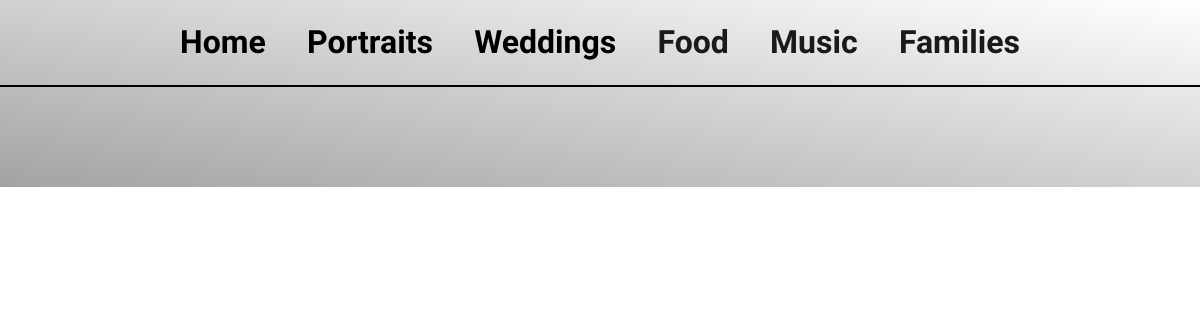
Before: /portraits/ with the older database file.
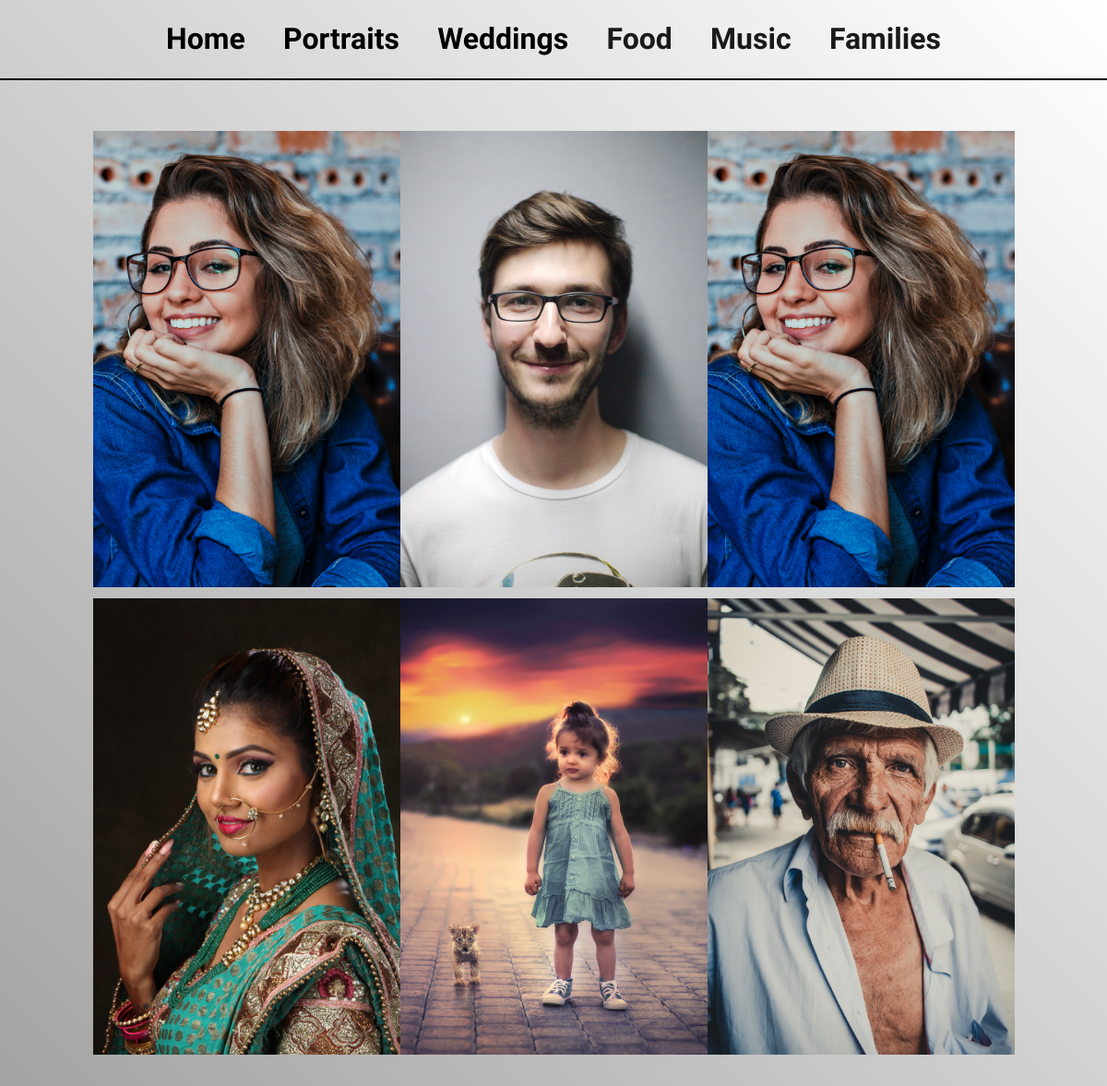
After: the same page with the newer database file.
### roberto_site/models.py (models this page shows, shortened)
class Portraits(models.Model):
    title = models.CharField(max_length=400)
    image = models.ImageField(upload_to='images/portraits')
    description = models.TextField()
    class Meta():
        verbose_name = 'Portrait Image'
        verbose_name_plural = 'Portrait Gallery'

### roberto_site/views.py (the view)
# urls.py: url(r'^portraits/$', get_portraits, name='portraits'),
def get_portraits(request):
    portraits = Portraits.objects.all()
    args = {
        'portraits': portraits
    }
    return render(request, 'portraits/gallery.html', args)

### templates/portraits/gallery.html
{% extends 'base/base.html' %}
{% block content %}
    <section id="portrait-gallery">
        {% for portrait in portraits %}
            <a href="" class="link"><img class="gallery-img" src="{{ portrait.image.url }}"></a>
        {% endfor %}
    </section>
{% endblock %}

### templates/base/base.html
{% extends 'index.html' %}
{% block base %}
    {% include 'base/header.html' %}
    <section id="content">
        {% block content %}
        {% endblock %}
    </section>
{% endblock %}

### templates/index.html (shortened to what this page needs)
{% load staticfiles %}
<!DOCTYPE html>
<html lang="en" class="gradient-back">
<head>
    <link rel="stylesheet" href="/static/css/style.css">
</head>
<body>
{% block base %}
{% endblock %}
</body>
</html>

### templates/base/header.html
    <header>
        <div id='nav-body'>
            <ul class="container">
                <li><a href="/" class="link">Home</a> </li>
                <li><a href="/portraits" class="link">Portraits</a></li>
                <li><a href="" class="link">Weddings</a></li>
                <li><a href="">Food</a></li>
                <li><a href="">Music</a></li>
                <li><a href="">Families</a></li>
            </ul>
        </div>
    </header>

### static/css/style.css (style rules this page uses)
* { margin: 0; padding: 0; box-sizing: border-box; font-size: 20px; font-weight: bold; color: #1a1a1a; list-style: none; text-decoration: none; }
h1, p, a, button { font-family: 'Raleway', sans-serif; }
body { line-height: 1.4; }
.gradient-back { background-image: linear-gradient(to top right, rgba(24, 24, 24, 0.4), rgba(255, 255, 255, 0.4)); position: relative; float: left; background-position: 50% 10%; background-repeat: no-repeat; background-size: cover; }
.link { position: relative; color: #000000; text-decoration: none; }
.link:after { content: ''; position: absolute; width: 0; height: 1px; display: block; margin-top: 5px; left: 0; bottom: 0; background: #000000; transition: width .2s ease; -webkit-transition: width .2s ease; }
.container { width: 70%; margin: 0 auto; }
header { width: 100vw; padding: 20px 0; display: flex; flex-direction: column; justify-content: center; align-items: center; border-bottom: 2px solid #000000; }
#nav-body, #nav-body ul, #nav-contact { display: flex; flex-direction: row; justify-content: space-between; align-items: center; list-style: none; }
#nav-body ul li a { font-size: 1.6em; }
#nav-body { width: 100%; }
.gallery-img { max-height: 500px; width: 333px; height: 500px; min-height: 200px; padding-top: 5px; }
#portrait-gallery { display: flex; flex-direction: row; flex-wrap: wrap; padding: 50px; justify-content: center; }

Changed rows visible on the page:
added Portraits: image (picture)
added Portraits: image (picture)
added Portraits: image (picture)
added Portraits: image (picture)
added Portraits: image (picture)
added Portraits: image (picture)
